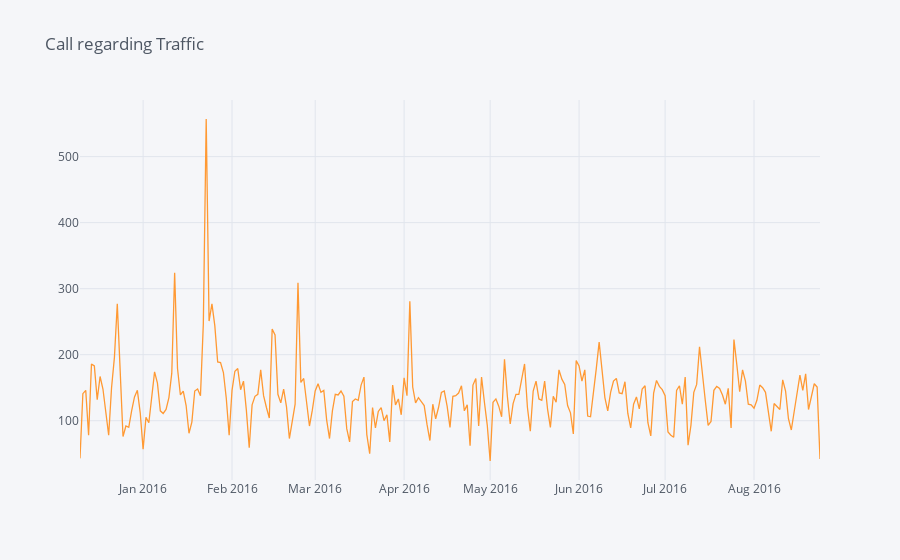

Source (notebook cell):
### Code cell
df[df['Reason']=='Traffic'].groupby('Date').count()['twp'].iplot(title='Call regarding Traffic')

### Figure 1 — Plotly figure (JSON) as saved in the notebook; plotly's stock layout.template omitted (floating-point values rounded to 4 significant figures; data arrays with more than 128 entries replaced by an {"elided": "..."} marker saying what was removed)
{"data": [{"line": {"color": "rgba(255, 153, 51, 1.0)", "dash": "solid", "shape": "linear", "width": 1.3}, "mode": "lines", "name": "twp", "text": "", "type": "scatter", "x": {"elided": "259 str values"}, "y": {"elided": "259 int values"}}], "layout": {"legend": {"bgcolor": "#F5F6F9", "font": {"color": "#4D5663"}}, "paper_bgcolor": "#F5F6F9", "plot_bgcolor": "#F5F6F9", "title": {"font": {"color": "#4D5663"}, "text": "Call regarding Traffic"}, "xaxis": {"gridcolor": "#E1E5ED", "showgrid": true, "tickfont": {"color": "#4D5663"}, "title": {"font": {"color": "#4D5663"}, "text": ""}, "zerolinecolor": "#E1E5ED"}, "yaxis": {"gridcolor": "#E1E5ED", "showgrid": true, "tickfont": {"color": "#4D5663"}, "title": {"font": {"color": "#4D5663"}, "text": ""}, "zerolinecolor": "#E1E5ED"}}}
